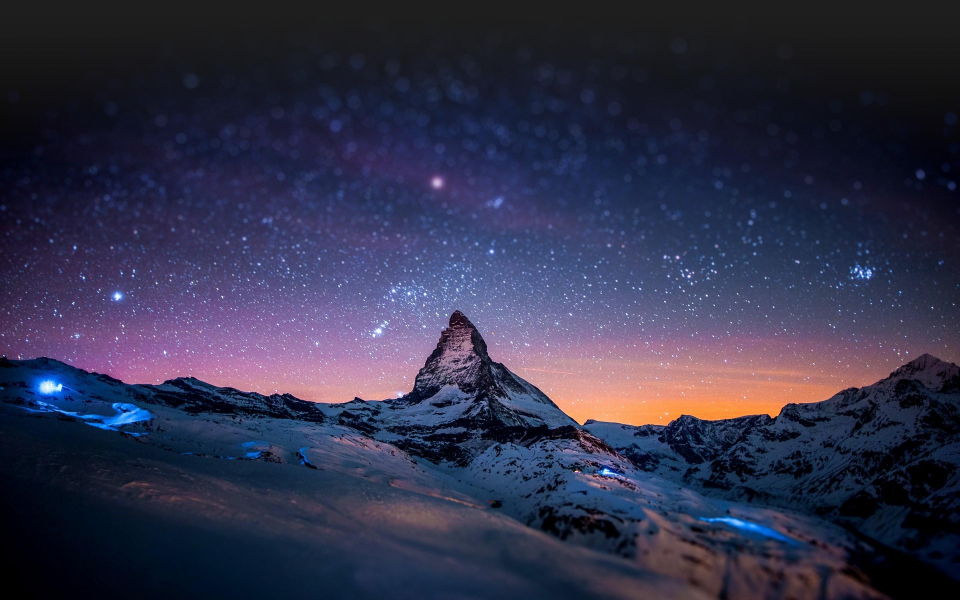
#> input picture 1.jpg, 2880 x 1800 px (shown at 1/3 size)
$ python 'Basic Img-Process.py'
#> lines starting #> are read from the running program, lines starting #| are printed output that depends on the picture
import cv2
import numpy as np
import matplotlib.pyplot as plt
cv2.namedWindow('image',cv2.WINDOW_NORMAL)
cv2.resizeWindow('image', 600,600)
img=cv2.imread('1.jpg',cv2.IMREAD_GRAYSCALE)
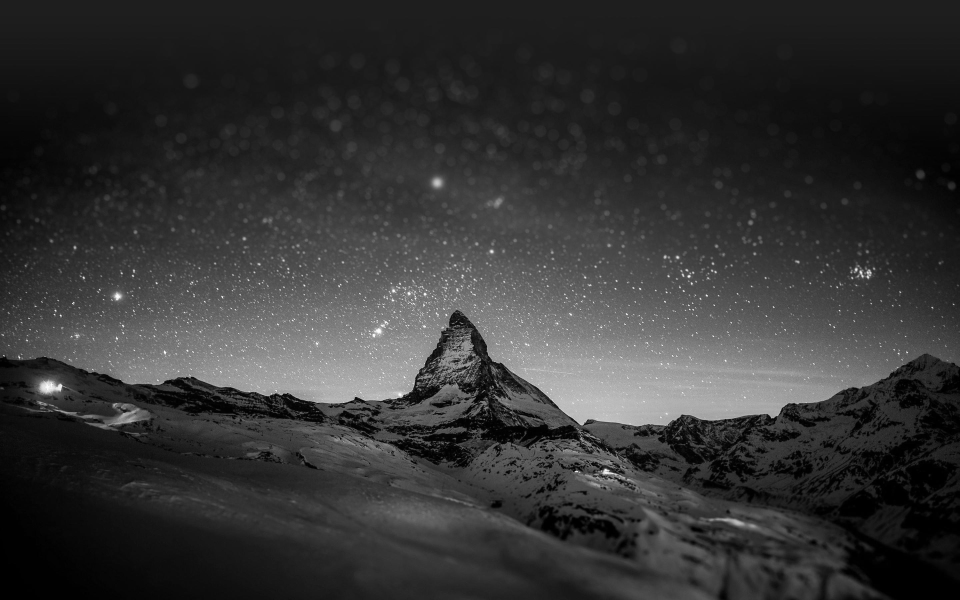
#> img: shape (1800, 2880) (shown at 1/3 size); min 0, max 255, mean 52.6
# cv2.imshow('image',img)
# cv2.waitKey(0)
# cv2.destroyAllWindows()

plt.imshow(img,cmap='gray',interpolation='bicubic')
plt.show()
cv2.imwrite('bnw.jpg',img)
